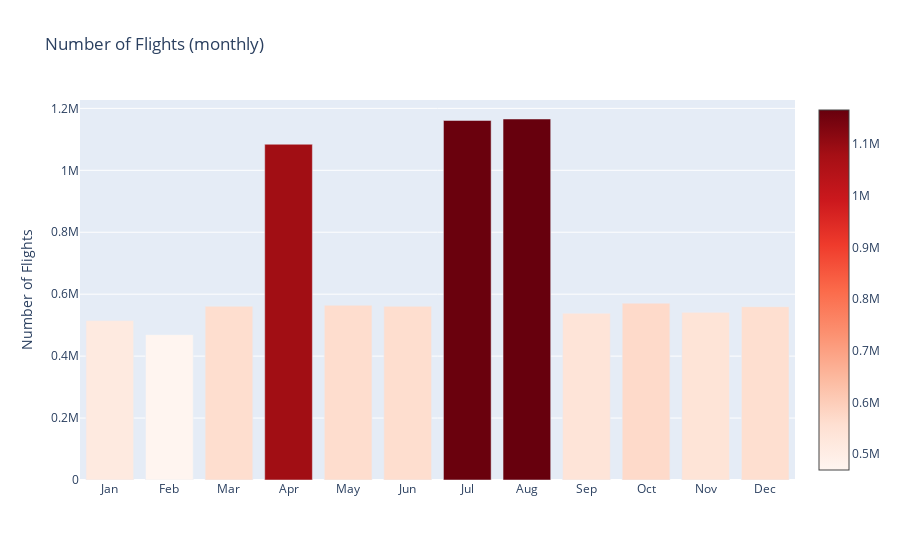

Notebook cell for this chart:
### Markdown cell above
D'après le tableau ci-dessus, la compagnie aérienne la plus empruntée en 2019 est Southwest Airlines, suivi de American Airlines.

### Code cell
# Monthly flight traffic during the year

months = {1: 'Jan', 2: 'Feb', 3: 'Mar', 4: 'Apr', 5: 'May',6: 'Jun' , 7: 'Jul', 8: 'Aug', 9: 'Sep', 10: 'Oct', 11: 'Nov', 12: 'Dec'}
df_m = df.MONTH.value_counts().to_frame().reset_index(names='index').sort_values(by='index')
df_m.columns = ['MONTH', 'FlightNum']
df_m.MONTHS = df_m.MONTH.map(months)

trace = go.Bar(
    x=df_m.MONTHS,
    y=df_m.FlightNum,
    marker=dict(
        color = df_m.FlightNum,
        colorscale='Reds',
        showscale=True)
)

data = [trace]
layout = go.Layout(
    title='Number of Flights (monthly)', 
    yaxis = dict(title = 'Number of Flights'
                                                )
)

fig = go.Figure(data=data, layout=layout)
py.iplot(fig)

### Figure 1 — Plotly figure (JSON) as saved in the notebook; plotly's stock layout.template omitted (floating-point values rounded to 4 significant figures)
{"data": [{"marker": {"color": [514781, 469389, 561091, 1084152, 564142, 560961, 1160958, 1165638, 538646, 570954, 541288, 559538], "colorscale": [[0, "rgb(255,245,240)"], [0.125, "rgb(254,224,210)"], [0.25, "rgb(252,187,161)"], [0.375, "rgb(252,146,114)"], [0.5, "rgb(251,106,74)"], [0.625, "rgb(239,59,44)"], [0.75, "rgb(203,24,29)"], [0.875, "rgb(165,15,21)"], [1, "rgb(103,0,13)"]], "showscale": true}, "type": "bar", "x": ["Jan", "Feb", "Mar", "Apr", "May", "Jun", "Jul", "Aug", "Sep", "Oct", "Nov", "Dec"], "y": [514781, 469389, 561091, 1084152, 564142, 560961, 1160958, 1165638, 538646, 570954, 541288, 559538]}], "layout": {"title": {"text": "Number of Flights (monthly)"}, "yaxis": {"title": {"text": "Number of Flights"}}}}
